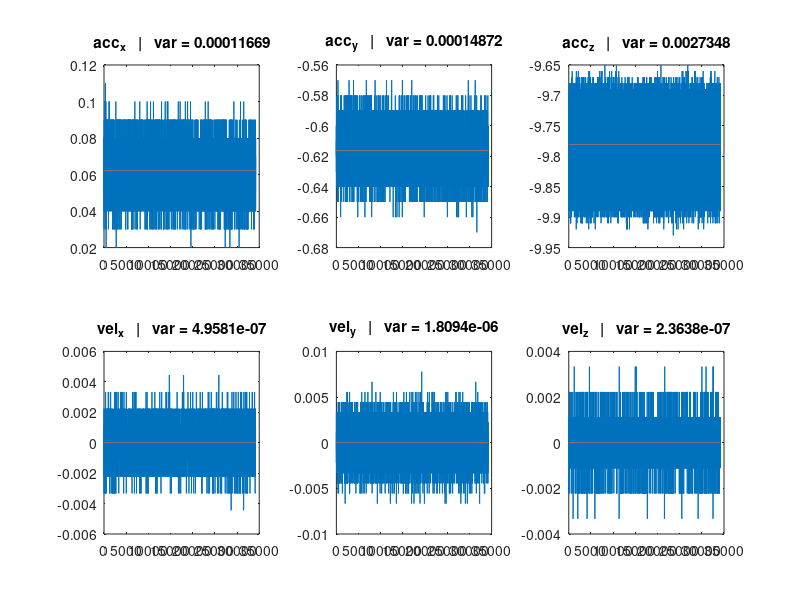

MATLAB code to generate this figure:
clear all
load imu.mat

time = (secs + nsecs/10^9) - (secs(1)+nsecs(1)/10^9);

figure(1)
subplot(2,3,1)
plot(acc_x)
var_acc_x = var(acc_x);
title(['acc_x   |   var = ', num2str(var_acc_x)])
hold on
plot(ones(1,length(acc_x)) * mean(acc_x))
hold off

subplot(2,3,2)
plot(acc_y)
var_acc_y = var(acc_y);
title(['acc_y   |   var = ', num2str(var_acc_y)])
hold on
plot(ones(1,length(acc_y)) * mean(acc_y))
hold off

subplot(2,3,3)
plot(acc_z)
var_acc_z = var(acc_z);
title(['acc_z   |   var = ', num2str(var_acc_z)])
hold on
plot(ones(1,length(acc_z)) * mean(acc_z))
hold off
figure(1)
subplot(2,3,4)
plot(vel_x)
var_vel_x = var(vel_x);
title(['vel_x   |   var = ', num2str(var_vel_x)])
hold on
plot(ones(1,length(vel_x)) * mean(vel_x))
hold off

subplot(2,3,5)
plot(vel_y)
var_vel_y = var(vel_y);
title(['vel_y   |   var = ', num2str(var_vel_y)])
hold on
plot(ones(1,length(vel_y)) * mean(vel_y))
hold off

subplot(2,3,6)
plot(vel_z)
var_vel_z = var(vel_z);
title(['vel_z   |   var = ', num2str(var_vel_z)])
hold on
plot(ones(1,length(vel_z)) * mean(vel_z))
hold off
